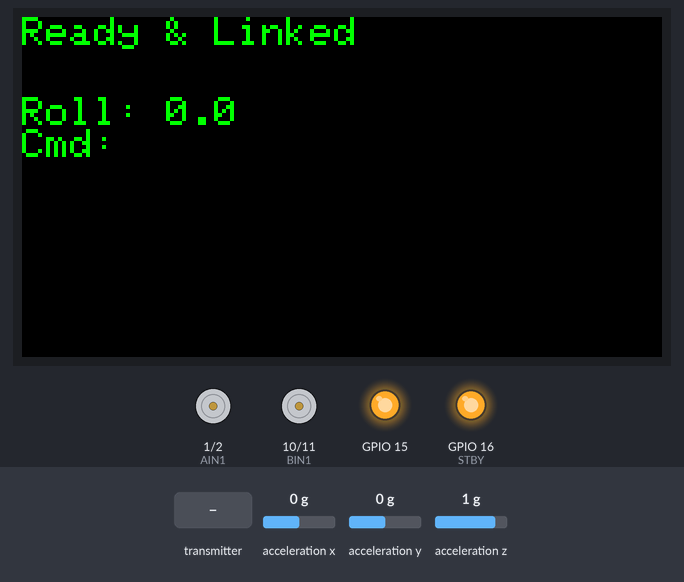
Recording of a program running on a simulated ESP32-S3. Shown: 320×170 colour display, motor-driver pin pairs drawn as motors (green arrow = first pin HIGH = forward, orange = second pin HIGH = backward, longer = more drive, scaled by the enable pin, stopped while the standby pin is LOW), output pins drawn as LEDs (lit = HIGH). Wiring (inferred from the names in the program): MMA8452 accelerometer at I2C address 0x1D. Inputs (shaded band) come from the test bench; at power-on: acceleration y 0 g, acceleration z 1 g, acceleration x 0 g. What the program prints to the serial monitor is not drawn.

Above: at 1.4 s.
1.5 s: the transmitter starts sending command = up
At 2.4 s:
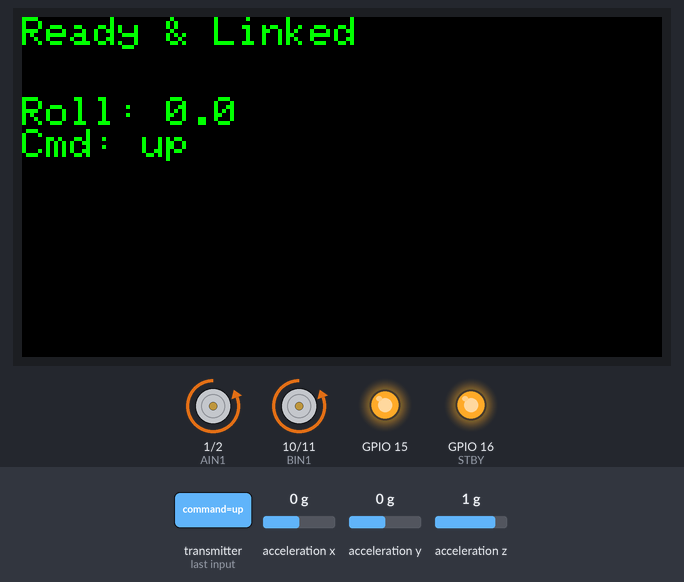
3.0 s: the transmitter starts sending command = down
At 3.3 s:
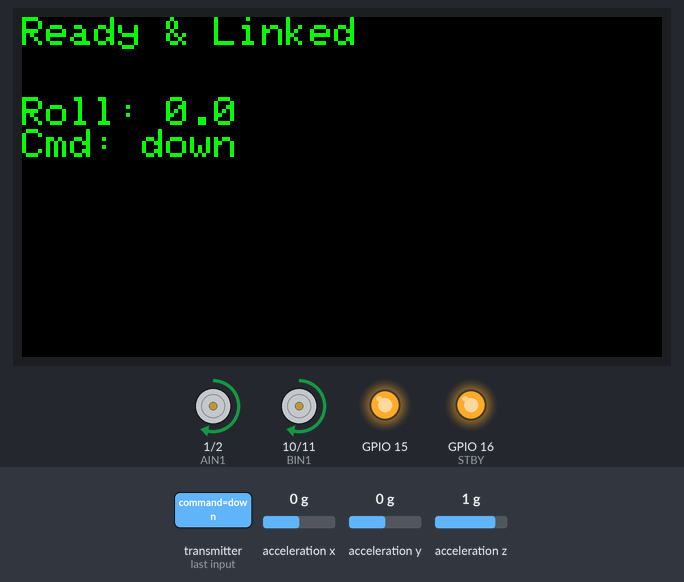
4.5 s: acceleration y set to -1.4 g
At 5.5 s:
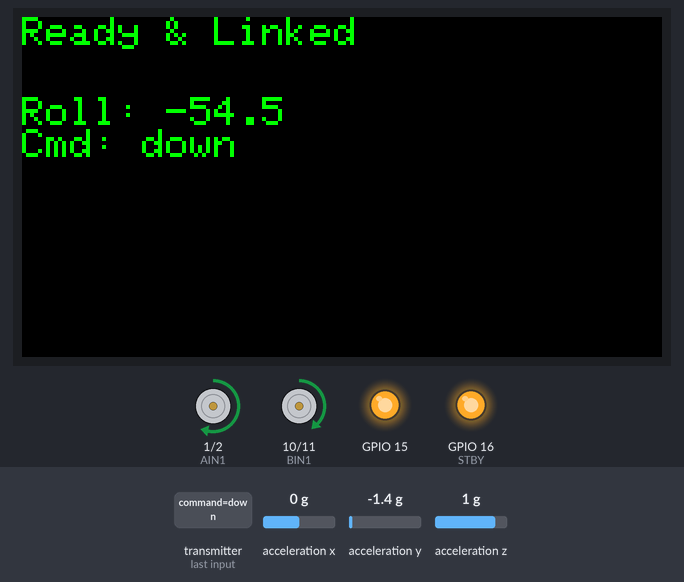
6.1 s: acceleration y set to -0.8 g
At 6.7 s:
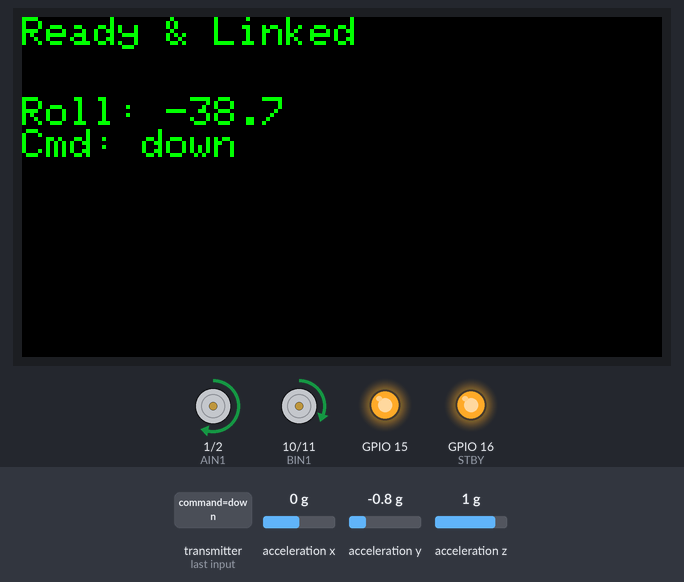
7.7 s: acceleration y set to 0.8 g
At 9.0 s:
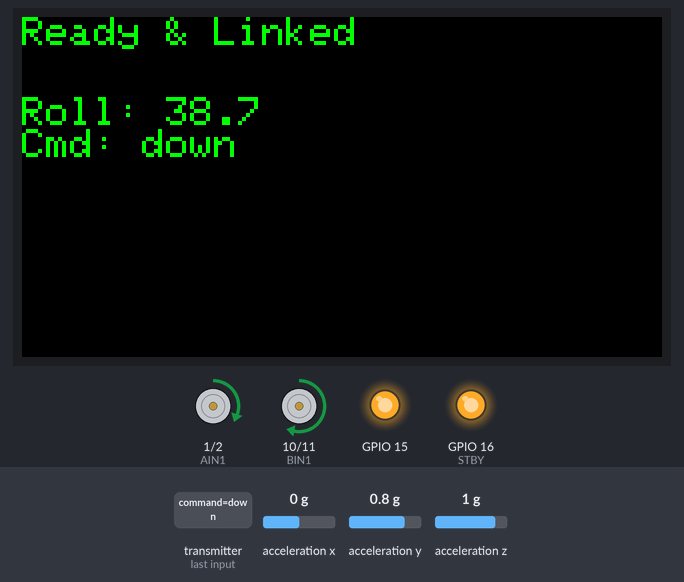
9.3 s: acceleration z set to -0.8 g
At 10.3 s:
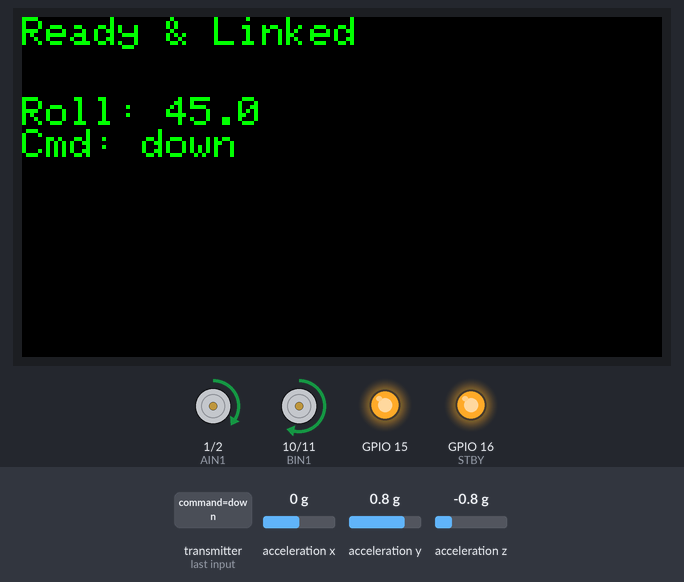
Timing chart, 0 to 11.9 s (numbered marks = the images above; inputs shaded):
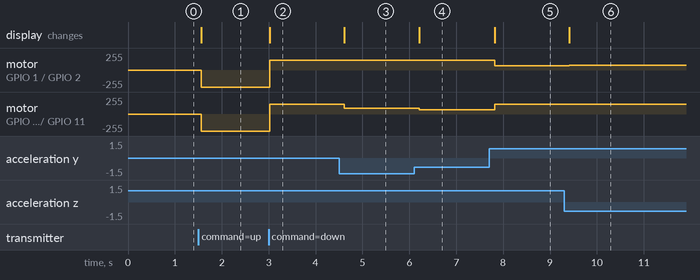

Measured:
- after the input at 1.5 s, motor on GPIO 1 (AIN1) / GPIO 2 (AIN2), motor on GPIO 10 (BIN1) / GPIO 11 (BIN2): stopped → backward 255/255 after 0.06 s; the display: changes after 0.06 s (image 1)
- after the input at 3.0 s, motor on GPIO 1 (AIN1) / GPIO 2 (AIN2), motor on GPIO 10 (BIN1) / GPIO 11 (BIN2): backward 255/255 → forward 150/255 at once; the display: changes at once (image 2)
- after the input at 4.5 s, motor on GPIO 10 (BIN1) / GPIO 11 (BIN2): forward 150/255 → forward 90/255 after 0.11 s; the display: changes after 0.11 s (image 3)
- after the input at 6.1 s, motor on GPIO 10 (BIN1) / GPIO 11 (BIN2): forward 90/255 → forward 63/255 after 0.12 s; the display: changes after 0.12 s (image 4)
- after the input at 7.7 s, motor on GPIO 1 (AIN1) / GPIO 2 (AIN2): forward 150/255 → forward 63/255 after 0.12 s; motor on GPIO 10 (BIN1) / GPIO 11 (BIN2): forward 63/255 → forward 150/255 after 0.12 s; the display: changes after 0.12 s (image 5)
- after the input at 9.3 s, motor on GPIO 1 (AIN1) / GPIO 2 (AIN2): forward 63/255 → forward 75/255 after 0.11 s; the display: changes after 0.11 s (image 6)

The program:

main.cpp
```cpp
#include <Wire.h>
#include <Arduino.h>
#include <TFT_eSPI.h>
#include <WiFi.h>
#include <esp_now.h>

TFT_eSPI tft = TFT_eSPI();

// --- Hardware & Sensor Definitions ---
#define MMA8452Q_ADDR 0x1D
#define WHO_AM_I      0x0D
#define CTRL_REG1     0x2A
#define OUT_X_MSB     0x01

#define AIN1 1
#define AIN2 2
#define PWMA 3
#define PWMB 12
#define STBY 16
#define BIN1 10
#define BIN2 11

#define threshold 3

// --- ESP-NOW Communication ---
typedef struct struct_message {
    char command[10];
} struct_message;

struct_message incomingData;
volatile bool newCommand = false;

// --- Helper Functions for Sensor ---
void writeRegister(byte reg, byte value) {
  Wire.beginTransmission(MMA8452Q_ADDR);
  Wire.write(reg);
  Wire.write(value);
  Wire.endTransmission();
}

byte readRegister(byte reg) {
  Wire.beginTransmission(MMA8452Q_ADDR);
  Wire.write(reg);
  Wire.endTransmission(false);
  Wire.requestFrom(MMA8452Q_ADDR, 1);
  return Wire.read();
}

void readAccel(int16_t &x, int16_t &y, int16_t &z) {
  Wire.beginTransmission(MMA8452Q_ADDR);
  Wire.write(OUT_X_MSB);
  Wire.endTransmission(false);
  Wire.requestFrom(MMA8452Q_ADDR, 6);
  int16_t rawX = (Wire.read() << 8) | Wire.read();
  int16_t rawY = (Wire.read() << 8) | Wire.read();
  int16_t rawZ = (Wire.read() << 8) | Wire.read();
  x = rawX >> 4; y = rawY >> 4; z = rawZ >> 4;
}

// --- Movement Functions with Leveling Logic ---
void liftDownLeveling(float roll) {
  long power_down = map(abs(roll), 0, 90, 0, 150);
  digitalWrite(AIN1, HIGH); digitalWrite(AIN2, LOW);
  digitalWrite(BIN1, HIGH); digitalWrite(BIN2, LOW);

  if (roll < -threshold) { analogWrite(PWMA, 150); analogWrite(PWMB, power_down); }
  else if (roll > threshold) { analogWrite(PWMA, power_down); analogWrite(PWMB, 150); }
  else { analogWrite(PWMA, 150); analogWrite(PWMB, 150); }
}

void liftUpLeveling(float roll) {
  long power = map(abs(roll), 0, 90, 0, 255);
  digitalWrite(AIN1, LOW); digitalWrite(AIN2, HIGH);
  digitalWrite(BIN1, LOW); digitalWrite(BIN2, HIGH);

  if (roll < -5) { analogWrite(PWMA, power); analogWrite(PWMB, 255); }
  else if (roll > 5) { analogWrite(PWMA, 255); analogWrite(PWMB, power); }
  else { analogWrite(PWMA, 255); analogWrite(PWMB, 255); }
}

void stopMotor() {
  digitalWrite(AIN1, LOW); digitalWrite(AIN2, LOW);
  digitalWrite(BIN1, LOW); digitalWrite(BIN2, LOW);
  analogWrite(PWMA, 0); analogWrite(PWMB, 0);
}

// --- ESP-NOW Callback ---
void OnDataRecv(const uint8_t * mac, const uint8_t *data, int len) {
  memcpy(&incomingData, data, sizeof(incomingData));
  newCommand = true;
}

void setup() {
  Serial.begin(115200);
  Wire.begin(17, 18);
  tft.init();
  tft.setRotation(1);
  tft.fillScreen(TFT_BLACK);
  tft.setTextColor(TFT_GREEN, TFT_BLACK);
  tft.setTextSize(2);

  pinMode(15, OUTPUT);
  digitalWrite(15, HIGH);

  pinMode(AIN1, OUTPUT); pinMode(AIN2, OUTPUT);
  pinMode(BIN1, OUTPUT); pinMode(BIN2, OUTPUT);
  pinMode(PWMA, OUTPUT); pinMode(PWMB, OUTPUT);
  pinMode(STBY, OUTPUT); digitalWrite(STBY, HIGH);

  // Initialize WiFi for ESP-NOW
  WiFi.mode(WIFI_STA);
  Serial.print("Slave MAC Address: ");
  Serial.println(WiFi.macAddress());

  if (esp_now_init() != ESP_OK) {
    tft.println("ESP-NOW Init Failed");
    return;
  }
  esp_now_register_recv_cb(OnDataRecv);

  // Sensor Check
  byte id = readRegister(WHO_AM_I);
  if (id != 0x2A) {
    tft.println("Sensor NOT found!");
    while (1);
  }
  writeRegister(CTRL_REG1, 0x00);
  writeRegister(CTRL_REG1, 0x01);
  tft.println("Ready & Linked");
}

void loop() {
  int16_t x, y, z;
  readAccel(x, y, z);
  float x_g = x / 1024.0;
  float y_g = y / 1024.0;
  float z_g = z / 1024.0;
  float roll = atan2(y_g, sqrt(x_g * x_g + z_g * z_g)) * 180.0 / PI;

  tft.setCursor(0, 40);
  tft.fillRect(0, 40, 240, 60, TFT_BLACK);
  tft.print("Roll: "); tft.println(roll, 1);
  tft.print("Cmd: "); tft.println(incomingData.command);

  // Execute Leveling Based on Received Command
  if (strcmp(incomingData.command, "up") == 0) {
    liftUpLeveling(roll);
  }
  else if (strcmp(incomingData.command, "down") == 0) {
    liftDownLeveling(roll);
  }
  else {
    stopMotor();
  }

  // Optional: Automatically stop if no new command is sent for a while
  // Or handle "stop" command if sent from Master
  delay(100);
}
```
